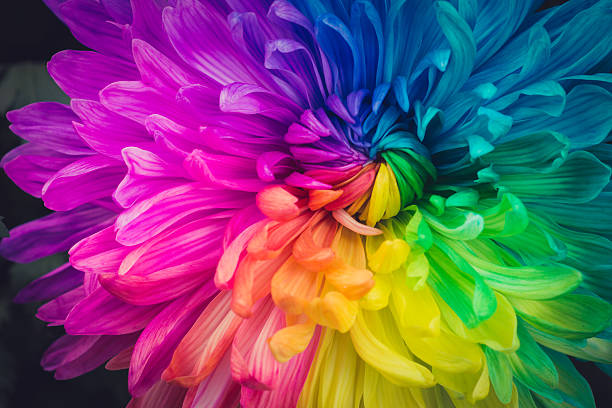
#> input picture Q1_grayscale/image.png, 612 x 408 px, found by its file name
$ python gray_algos.py
#> lines starting #> are read from the running program, lines starting #| are printed output that depends on the picture
from PIL import Image
import matplotlib.pyplot as plt

# Grayscale (Averaging)
def average_gray(img):
    width, height = img.size
    gray_img = Image.new("L", (width, height))

    pixels = img.load()
    gray_pixels = gray_img.load()

    for y in range(height):
        for x in range(width):
            r, g, b = pixels[x, y]
            gray = (r + g + b) // 3
            gray_pixels[x, y] = gray

    return gray_img


# Uniform Quantization
def uniform_quantize(gray_img, levels):
    width, height = gray_img.size
    quant_img = Image.new("L", (width, height))

    pixels = gray_img.load()
    quant_pixels = quant_img.load()

    step = 255 // (levels - 1)

    for y in range(height):
        for x in range(width):
            value = pixels[x, y]
            quant_pixels[x, y] = round(value / step) * step

    return quant_img


# Median Cut Quantization
def median_cut_quantize(gray_img, levels):
    return gray_img.convert("P",
                            palette=Image.ADAPTIVE,
                            colors=levels).convert("L")


# Octree Quantization
def octree_quantize(gray_img, levels):
    return gray_img.quantize(colors=levels,
                             method=2).convert("L")


# Main Program
input_path = r"C:\Users\USER\Desktop\College stuff\Sem 6\DIP\DIP_Questions\Q1_grayscale\image.png"
output_folder = r"C:\Users\USER\Desktop\College stuff\Sem 6\DIP\DIP_Questions\Q1_grayscale"

image = Image.open(input_path).convert("RGB")
#> image is the input picture: PIL image 612x408 RGB; mean R, G, B 116, 80.3, 107.9
gray_image = average_gray(image)
#> in average_gray, `gray_img = Image.new("L", (width, height))`: gray_img: PIL image 612x408 L; every value is 0
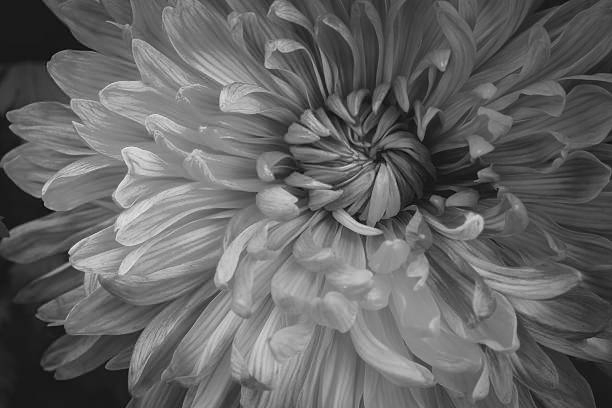
#> gray_image: PIL image 612x408 L; min 5, max 242, mean 101.1

levels_list = [16, 8, 4, 3]

for levels in levels_list:

    uniform_img = uniform_quantize(gray_image, levels)
    median_img = median_cut_quantize(gray_image, levels)
    octree_img = octree_quantize(gray_image, levels)

    plt.figure(figsize=(8, 8))

    plt.subplot(2, 2, 1)
    plt.title("Desaturation Gray")
    plt.imshow(gray_image, cmap="gray")
    plt.axis("off")

    plt.subplot(2, 2, 2)
    plt.title("Uniform Quantization")
    plt.imshow(uniform_img, cmap="gray")
    plt.axis("off")

    plt.subplot(2, 2, 3)
    plt.title("Median Cut")
    plt.imshow(median_img, cmap="gray")
    plt.axis("off")

    plt.subplot(2, 2, 4)
    plt.title("Octree")
    plt.imshow(octree_img, cmap="gray")
    plt.axis("off")

    plt.tight_layout()
    plt.savefig(output_folder + "\\quant_comparison_" + str(levels) + ".png")
    plt.close()
#> this loop made 4 passes
#> pass 1, `plt.savefig(output_folder + "\\quant_comparison_" + str(levels) + ".pn..`:
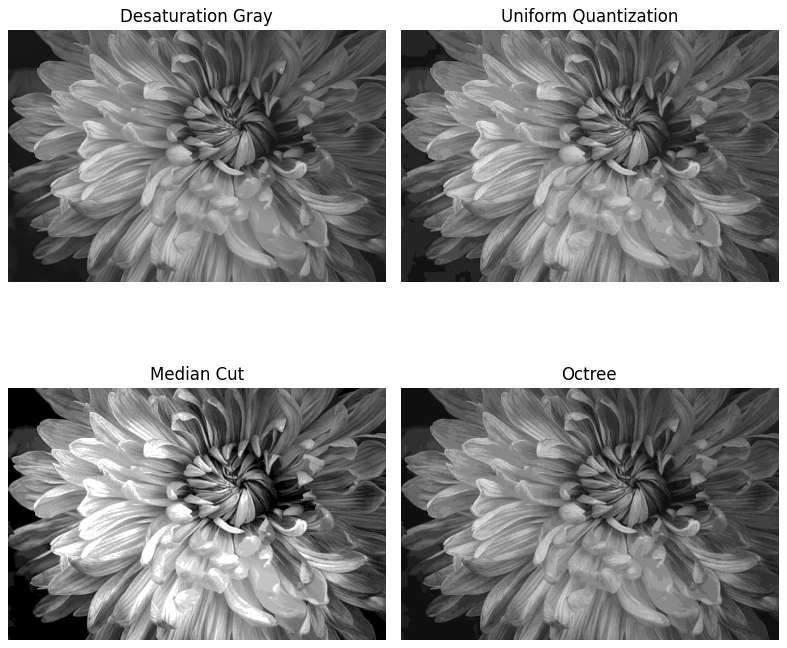
#> figure drawn by matplotlib, 4 panels
#> pass 2, `plt.savefig(output_folder + "\\quant_comparison_" + str(levels) + ".pn..`:
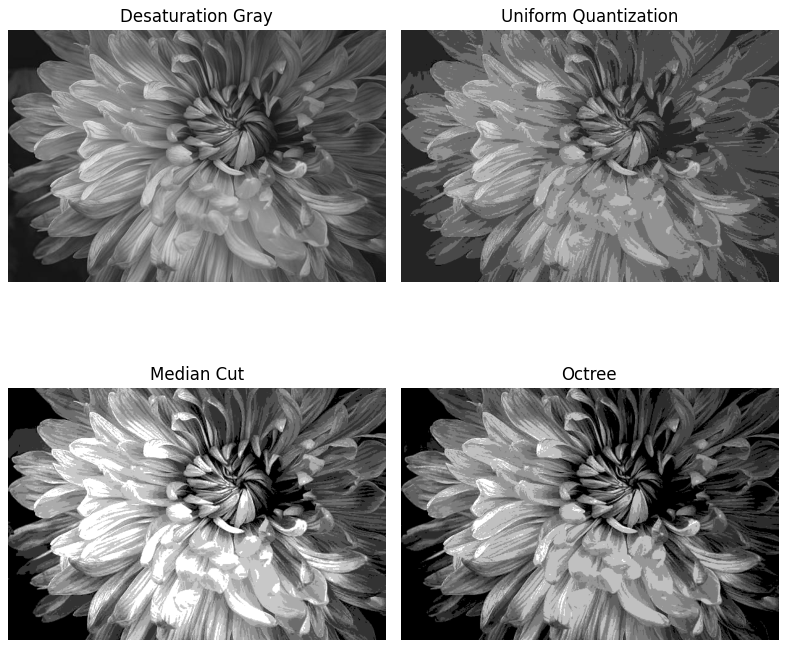
#> figure drawn by matplotlib, 4 panels

$ run again, with Q1_grayscale/quant_comparison_16.png copied over Q1_grayscale/image.png
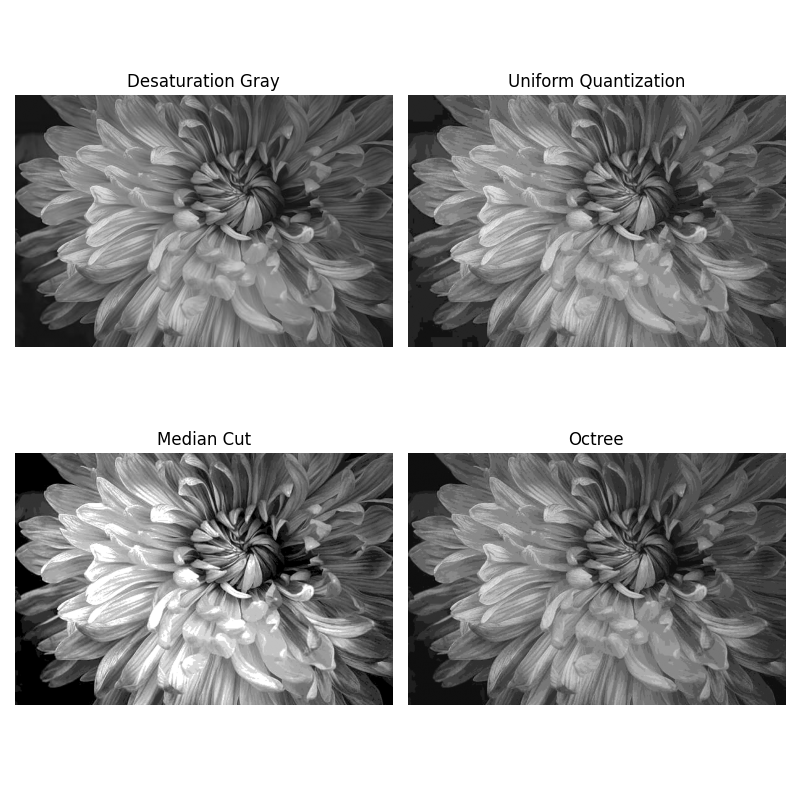
#> input picture Q1_grayscale/quant_comparison_16.png, 800 x 800 px, found by its file name
#> gray_img: PIL image 800x800 L; every value is 0
#> the loop `for levels in levels_list: ` made 4 passes
#> pass 1, `plt.savefig(output_folder + "\\quant_comparison_" + str(levels) + ".pn..`:
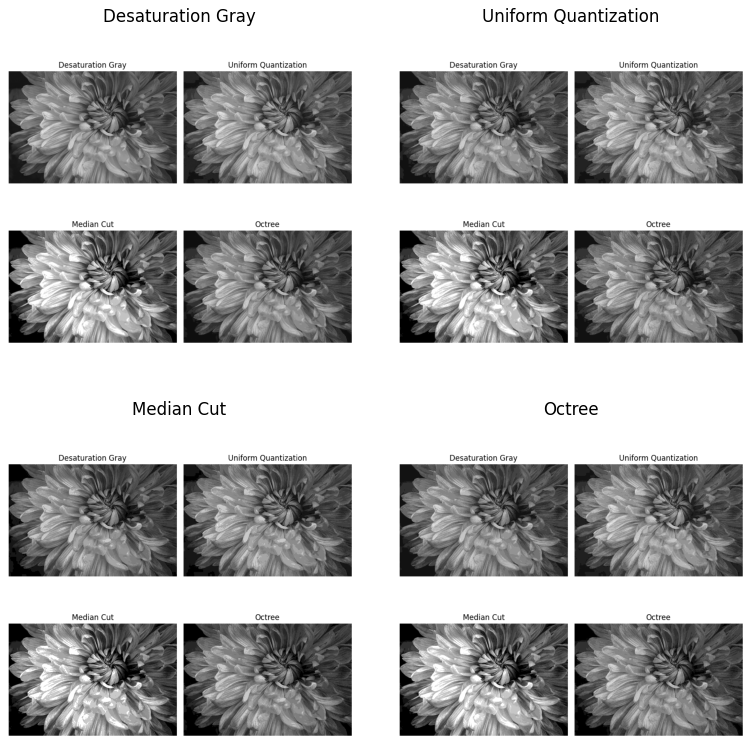
#> figure drawn by matplotlib, 4 panels
#> pass 2, `plt.savefig(output_folder + "\\quant_comparison_" + str(levels) + ".pn..`:
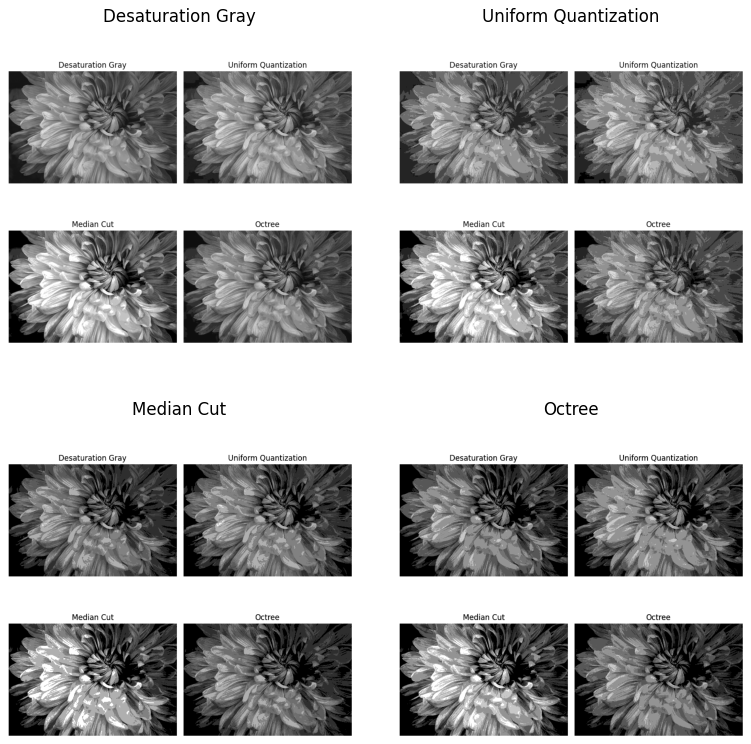
#> figure drawn by matplotlib, 4 panels
